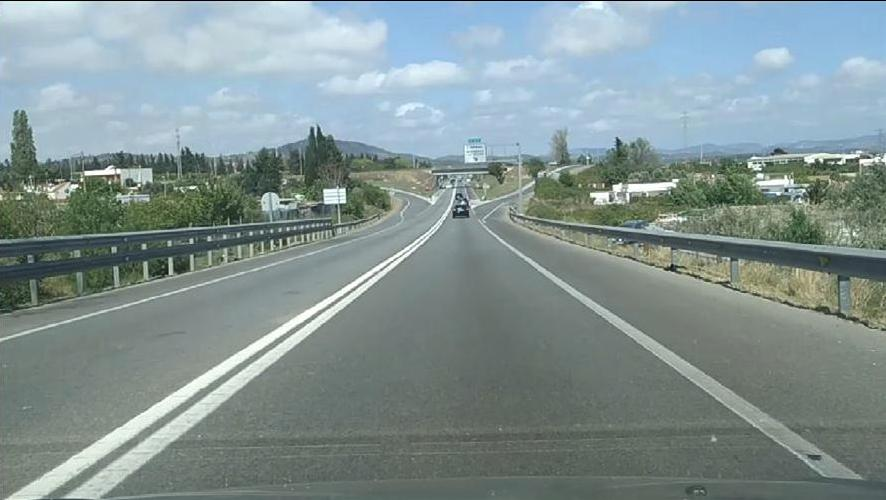
#> input picture zadatci1/kamera3.jpeg, 886 x 500 px
$ python zadatci1.py
#> lines starting #> are read from the running program, lines starting #| are printed output that depends on the picture; after the words box and inside, x2 and y2 are one past the last pixel; in counts of white or black regions, pixels touching at a corner belong together
'''
1. Pomoću Houghove transformacije detektirajte i nacrtajte pravce na slici “kamera3.jpeg”. Među
detektiranim pravcima moraju biti detektirane i linije voznih traka.

2. Primijetite nedostatke prethodnog zadatka. Teško je detektirati samo linije vozne trake bez
detekcije i ostalih linija na slici. Metodom maskiranja slike, pokušajte izdvojiti samo linije voznih
traka.
'''


import cv2
import numpy as np

img = cv2.imread('kamera3.jpeg')
#> img is the input picture: shape (500, 886, 3); mean B, G, R 147, 146.8, 130.7
gray = cv2.cvtColor(img, cv2.COLOR_BGR2GRAY)
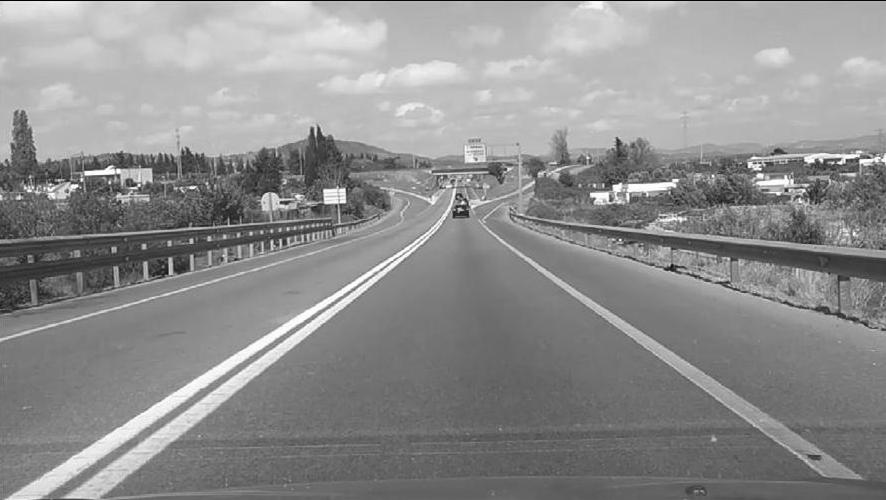
#> gray: shape (500, 886); min 1, max 255, mean 142

blur = cv2.GaussianBlur(gray, (3,3), 0)

canny = cv2.Canny(blur, 150, 220)
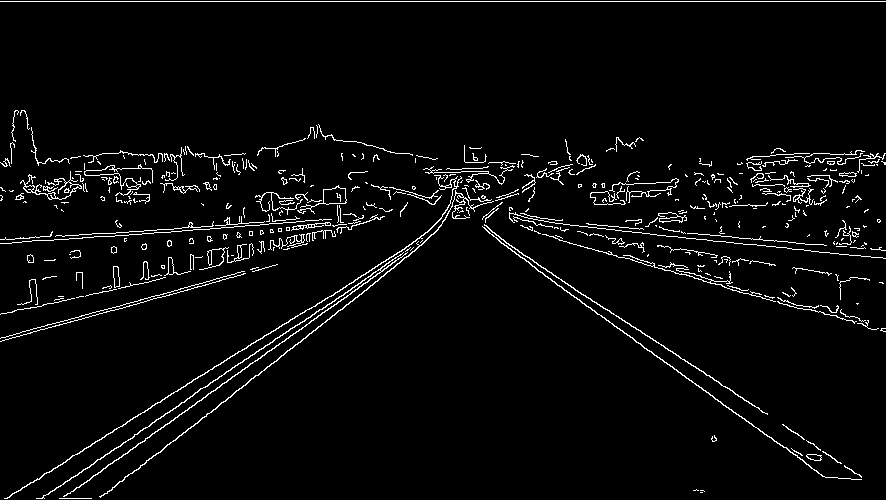
#> canny: shape (500, 886); 3.7% white in thin lines or dots

heigth, width = gray.shape
#> heigth = 500; width = 886
x1 = 0
y1 = heigth
#> y1 = 500
x2 = width
#> x2 = 886
y2 = heigth
#> y2 = 500
x3 = width // 2
#> x3 = 443
y3 = int(2/5 * heigth)
#> y3 = 200


triangle_points = np.array([[(x1, y1), (x2, y2), (x3, y3)]], dtype=np.int32)
#> triangle_points = [[0, 500], [886, 500], [443, 200]]

mask = np.zeros_like(gray)
mask = cv2.fillPoly(mask, triangle_points, 255)

img_mask = cv2.bitwise_and(canny, mask)
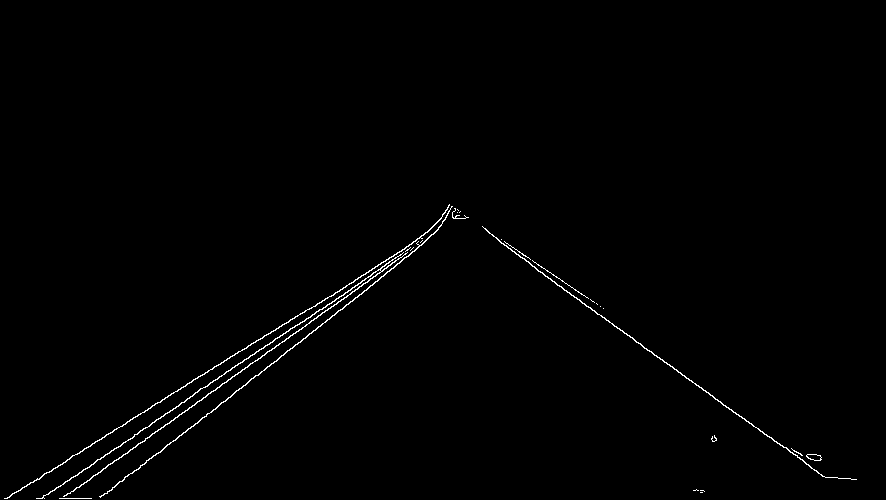
#> img_mask: shape (500, 886); 0.78% white in thin lines or dots, all inside (x1, y1, x2, y2) = (4, 204, 857, 499)
lines = cv2.HoughLinesP(img_mask, 1, np.pi/180, 50, None, 100, 20)
#> lines = 16 rows, first 6: [5, 498, 459, 215], [100, 496, 416, 249], [500, 242, 774, 441], [106, 493, 366, 290], [40, 498, 456, 218], [145, 438, 375, 276]

for line in lines:
    x1, y1, x2, y2 = line[0]
    cv2.line(img, (x1, y1), (x2, y2), (0, 0, 255), 5)
#> this loop made 16 passes
#> (x1, y1, x2, y2) on passes 1 to 12: (5, 498, 459, 215), (100, 496, 416, 249), (500, 242, 774, 441), (106, 493, 366, 290), (40, 498, 456, 218), (145, 438, 375, 276), (489, 233, 823, 476), (60, 498, 284, 341), (95, 441, 300, 313), (449, 204, 603, 308), (134, 434, 319, 309), (290, 335, 433, 234)
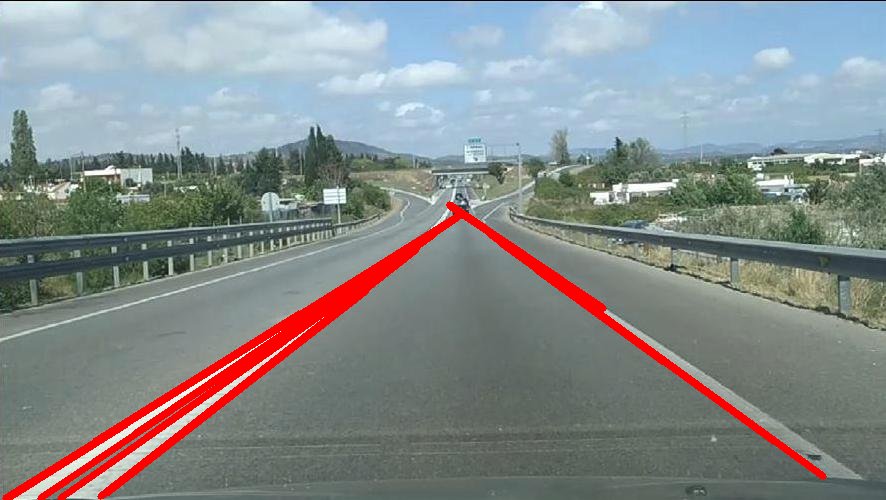
#> img: shape (500, 886, 3); 3.85% of pixels changed, all inside (x1, y1, x2, y2) = (2, 201, 827, 500)

cv2.imshow('Original', img)
cv2.imshow('Canny', canny)

cv2.waitKey()
cv2.destroyAllWindows()

$ run again, with zadatci1/kamera1.jpg copied over zadatci1/kamera3.jpeg
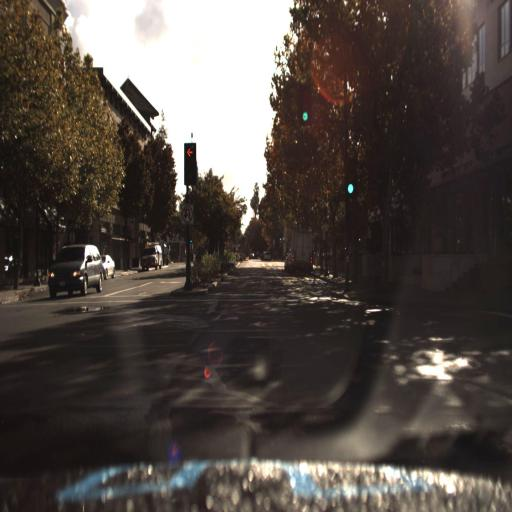
#> input picture zadatci1/kamera1.jpg, 512 x 512 px
#> img is the input picture: shape (512, 512, 3); mean B, G, R 68.5, 73.6, 81.6
#> `canny = cv2.Canny(blur, 150, 220)`:
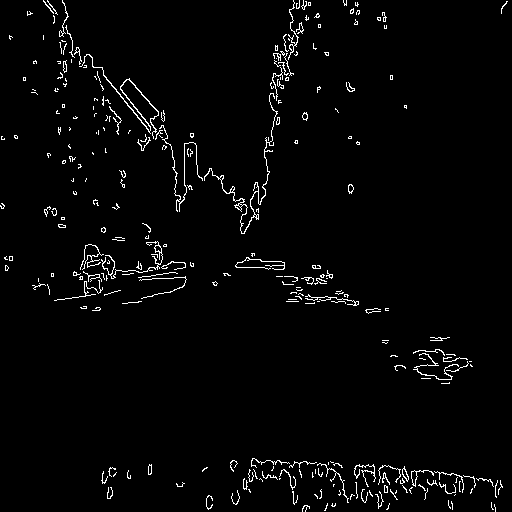
#> canny: shape (512, 512); 2.5% white in thin lines or dots
#> img_mask: shape (512, 512); 0.77% white in thin lines or dots, all inside (x1, y1, x2, y2) = (101, 208, 499, 512)
#> lines = [[252, 459, 453, 473], [248, 474, 456, 474], [330, 479, 474, 487], [249, 476, 417, 476], [279, 460, 437, 471]]
#> the loop `for line in lines:` made 5 passes
#> after the loop `for line in lines:`:
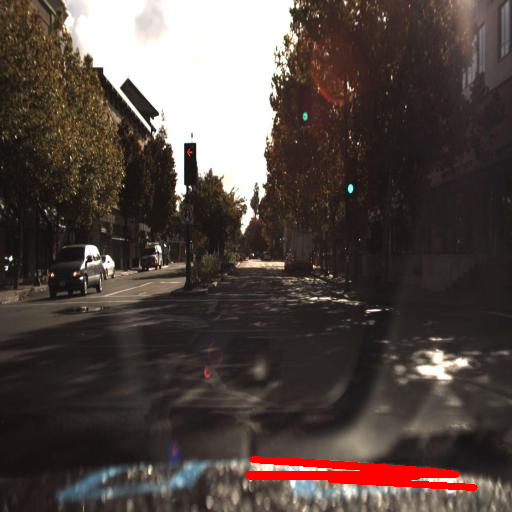
#> img: shape (512, 512, 3); 1.53% of pixels changed, all inside (x1, y1, x2, y2) = (245, 456, 478, 491)

$ run again, with zadatci1/kamera1.png saved as zadatci1/kamera3.jpeg
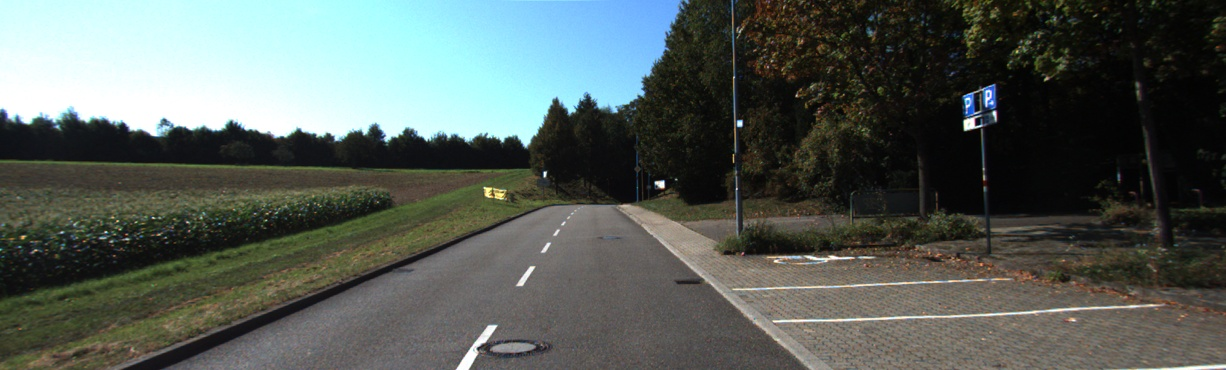
#> input picture zadatci1/kamera1.png, 1226 x 370 px
#> img is the input picture: shape (370, 1226, 3); mean B, G, R 88.6, 93.7, 85.7
#> `canny = cv2.Canny(blur, 150, 220)`:
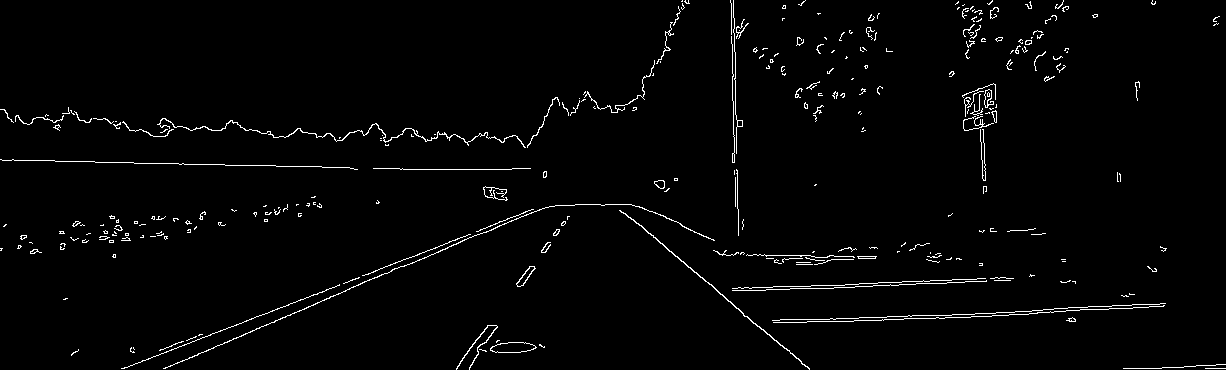
#> canny: shape (370, 1226); 2% white in thin lines or dots
#> img_mask: shape (370, 1226); 0.83% white in thin lines or dots, all inside (x1, y1, x2, y2) = (71, 172, 1223, 370)
#> lines = [[121, 368, 495, 224], [164, 368, 345, 291], [613, 204, 809, 368], [845, 284, 976, 279], [795, 322, 1028, 314], [804, 319, 1014, 312], [718, 291, 964, 282], [163, 368, 521, 216], [615, 204, 731, 302], [123, 368, 375, 271], [718, 253, 876, 256], [732, 288, 858, 284]]
#> the loop `for line in lines:` made 12 passes
#> after the loop `for line in lines:`:
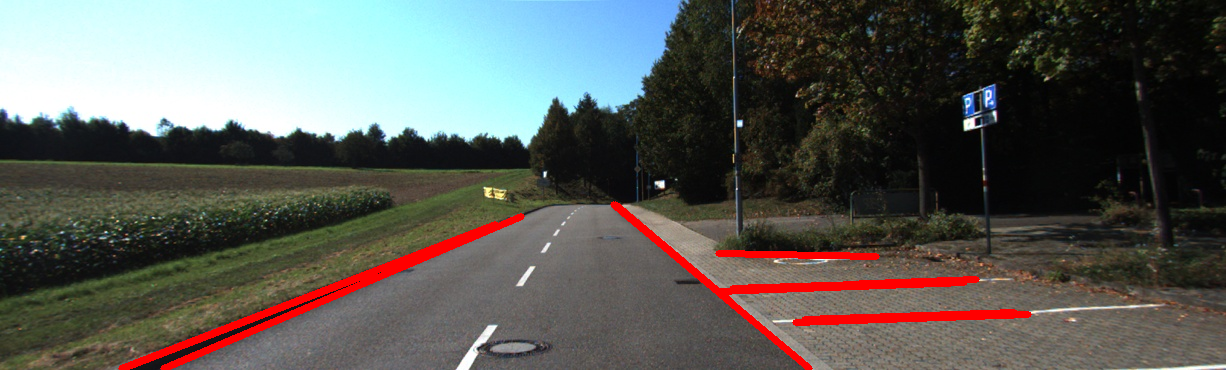
#> img: shape (370, 1226, 3); 2.88% of pixels changed, all inside (x1, y1, x2, y2) = (118, 201, 1032, 370)

$ run again, with zadatci1/kamera2.jpg copied over zadatci1/kamera3.jpeg
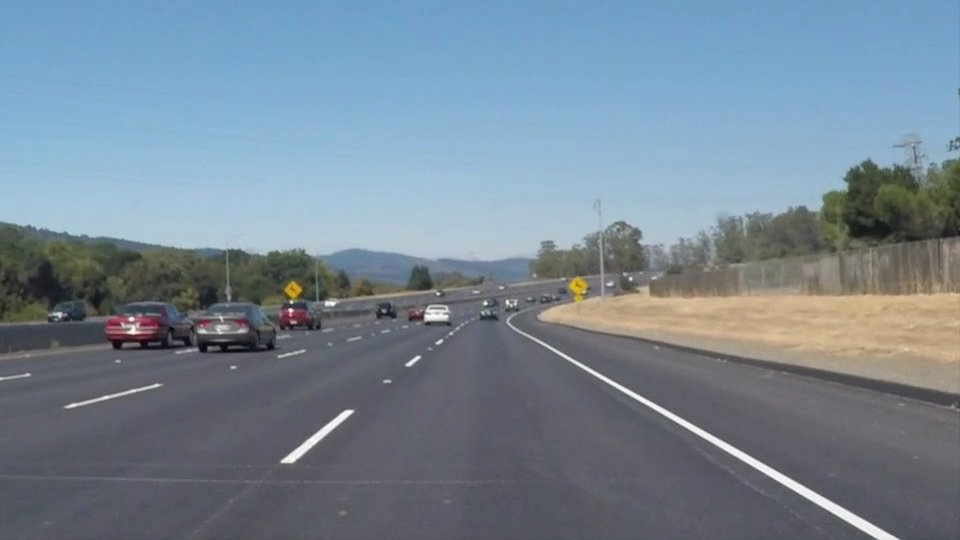
#> input picture zadatci1/kamera2.jpg, 960 x 540 px
#> img is the input picture: shape (540, 960, 3); mean B, G, R 148.1, 134.5, 118.5
#> `canny = cv2.Canny(blur, 150, 220)`:
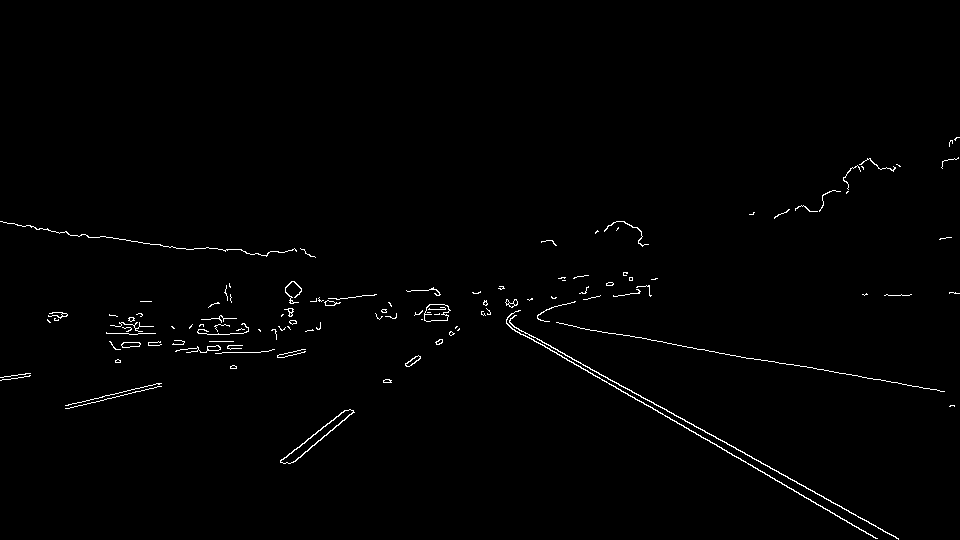
#> canny: shape (540, 960); 0.94% white in thin lines or dots, all inside (x1, y1, x2, y2) = (0, 137, 960, 540)
#> img_mask: shape (540, 960); 0.44% white in thin lines or dots, all inside (x1, y1, x2, y2) = (277, 277, 899, 540)
#> lines = [[490, 312, 898, 539], [483, 311, 877, 538], [531, 338, 834, 513], [568, 325, 669, 343]]
#> the loop `for line in lines:` made 4 passes
#> after the loop `for line in lines:`:
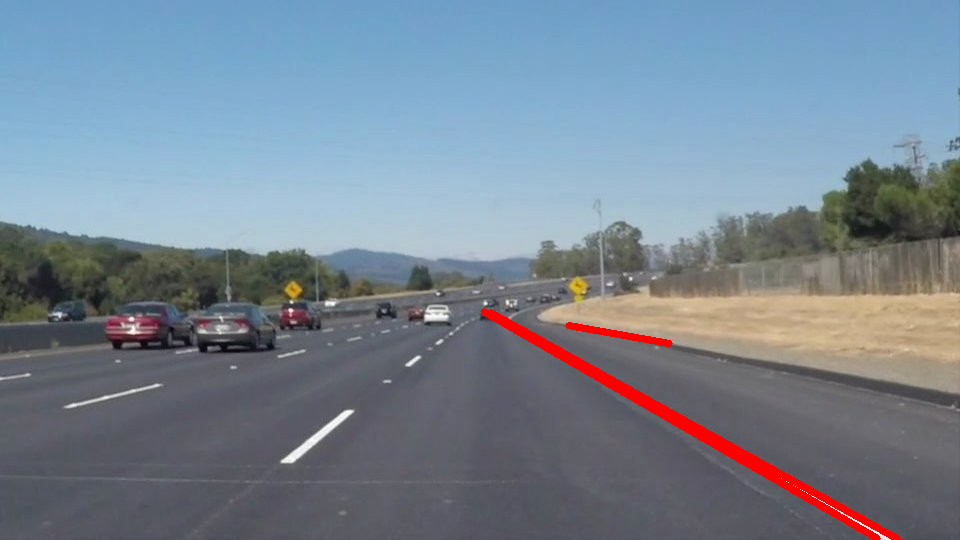
#> img: shape (540, 960, 3); 1.3% of pixels changed, all inside (x1, y1, x2, y2) = (480, 308, 902, 540)
